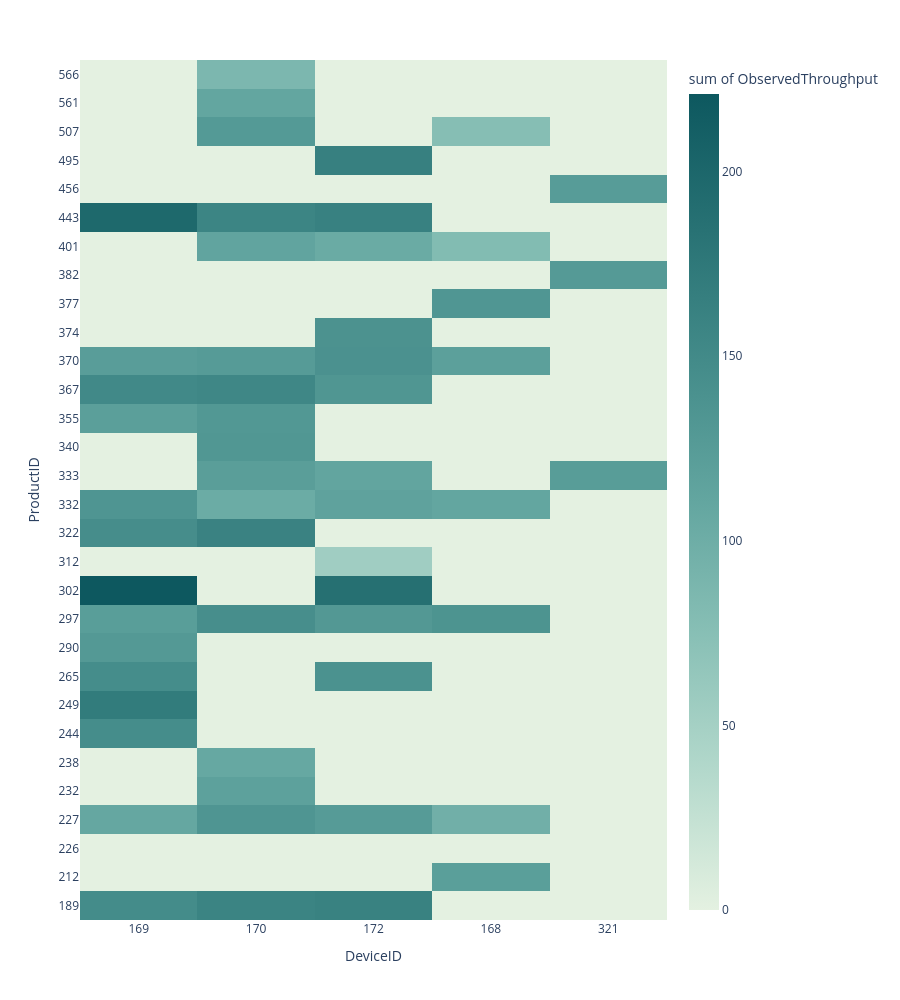

The code cell stored with this chart in its notebook:
### Code cell
df["ProductID"]=df["ProductID"].astype(str)
df["DeviceID"]=df["DeviceID"].astype(str)

a = (
    df.groupby(["ProductID", "DeviceID"], as_index=False)
      .agg(
          QuantityProduced=("QuantityProduced", "sum"),
          TotalReportedHours=("TotalReportedHours", "sum")
      )
)

print(a)

a["ObservedThroughput"] = (
    a["QuantityProduced"] / a["TotalReportedHours"]
)

fig=px.density_heatmap(
    a,
    y="ProductID",
    x="DeviceID",
    z="ObservedThroughput",
    color_continuous_scale="Mint",
    

)

fig.update_yaxes(
    showgrid=True,             # Turn Y-axis grid lines ON (set to False to turn OFF)
    gridwidth=2,               # Change width of the grid lines
)


fig.update_layout(height=1000)

fig.show()

### Figure 1 — Plotly figure (JSON) as saved in the notebook; plotly's stock layout.template omitted (floating-point values rounded to 4 significant figures)
{"data": [{"coloraxis": "coloraxis", "histfunc": "sum", "hovertemplate": "DeviceID=%{x}<br>ProductID=%{y}<br>sum of ObservedThroughput=%{z}<extra></extra>", "name": "", "type": "histogram2d", "x": ["169", "170", "172", "168", "170", "168", "169", "170", "172", "170", "170", "169", "169", "169", "172", "169", "168", "169", "170", "172", "169", "172", "172", "169", "170", "168", "169", "170", "172", "170", "172", "321", "170", "169", "170", "169", "170", "172", "168", "169", "170", "172", "172", "168", "321", "168", "170", "172", "169", "170", "172", "321", "172", "168", "170", "170", "170"], "xaxis": "x", "xbingroup": "x", "y": ["189", "189", "189", "212", "226", "227", "227", "227", "227", "232", "238", "244", "249", "265", "265", "290", "297", "297", "297", "297", "302", "302", "312", "322", "322", "332", "332", "332", "332", "333", "333", "333", "340", "355", "355", "367", "367", "367", "370", "370", "370", "370", "374", "377", "382", "401", "401", "401", "443", "443", "443", "456", "495", "507", "507", "561", "566"], "yaxis": "y", "ybingroup": "y", "z": [147.9, 159.3, 161.9, 120.8, 0, 97.07, 108.7, 134.3, 126.1, 117.1, 107.4, 146.1, 170.7, 145.9, 139.2, 128.4, 136.6, 122.4, 144.2, 129.9, 221.0, 187.4, 53.87, 145.5, 161.1, 110.3, 134.5, 102.6, 115.7, 121.4, 111.7, 123.2, 132.4, 120.5, 130.9, 151.2, 154.0, 133.3, 118.3, 122.8, 126.2, 139.6, 138.3, 132.5, 126.9, 80.05, 112.7, 103.6, 197.4, 157.5, 162.9, 124.7, 164.3, 76.54, 127.9, 110.8, 86.13]}], "layout": {"coloraxis": {"colorbar": {"title": {"text": "sum of ObservedThroughput"}}, "colorscale": [[0, "rgb(228, 241, 225)"], [0.1667, "rgb(180, 217, 204)"], [0.3333, "rgb(137, 192, 182)"], [0.5, "rgb(99, 166, 160)"], [0.6667, "rgb(68, 140, 138)"], [0.8333, "rgb(40, 114, 116)"], [1, "rgb(13, 88, 95)"]]}, "height": 1000, "legend": {"tracegroupgap": 0}, "margin": {"t": 60}, "xaxis": {"anchor": "y", "domain": [0, 1], "title": {"text": "DeviceID"}}, "yaxis": {"anchor": "x", "domain": [0, 1], "gridwidth": 2, "showgrid": true, "title": {"text": "ProductID"}}}}
